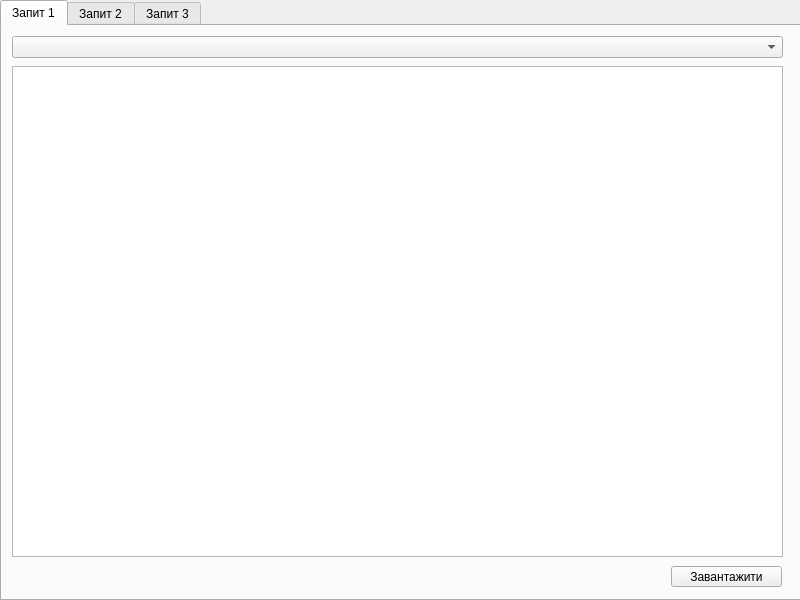
<?xml version="1.0" encoding="UTF-8"?>
<ui version="4.0">
 <class>MainWindow</class>
 <widget class="QMainWindow" name="MainWindow">
  <property name="geometry">
   <rect>
    <x>0</x>
    <y>0</y>
    <width>800</width>
    <height>600</height>
   </rect>
  </property>
  <property name="windowTitle">
   <string>MainWindow</string>
  </property>
  <widget class="QWidget" name="centralwidget">
   <widget class="QTabWidget" name="tabWidget">
    <property name="geometry">
     <rect>
      <x>0</x>
      <y>0</y>
      <width>801</width>
      <height>601</height>
     </rect>
    </property>
    <property name="currentIndex">
     <number>0</number>
    </property>
    <widget class="QWidget" name="tab1">
     <attribute name="title">
      <string>Запит 1</string>
     </attribute>
     <widget class="QComboBox" name="comboBox">
      <property name="geometry">
       <rect>
        <x>10</x>
        <y>10</y>
        <width>771</width>
        <height>22</height>
       </rect>
      </property>
     </widget>
     <widget class="QTableView" name="tableView">
      <property name="geometry">
       <rect>
        <x>10</x>
        <y>40</y>
        <width>771</width>
        <height>491</height>
       </rect>
      </property>
      <property name="sortingEnabled">
       <bool>true</bool>
      </property>
     </widget>
     <widget class="QPushButton" name="pushButton">
      <property name="geometry">
       <rect>
        <x>669</x>
        <y>540</y>
        <width>111</width>
        <height>21</height>
       </rect>
      </property>
      <property name="text">
       <string>Завантажити</string>
      </property>
     </widget>
    </widget>
    <widget class="QWidget" name="tab2">
     <attribute name="title">
      <string>Запит 2</string>
     </attribute>
     <widget class="QTableView" name="tableView_2">
      <property name="geometry">
       <rect>
        <x>10</x>
        <y>40</y>
        <width>771</width>
        <height>491</height>
       </rect>
      </property>
     </widget>
     <widget class="QPushButton" name="pushButton_2">
      <property name="geometry">
       <rect>
        <x>669</x>
        <y>540</y>
        <width>111</width>
        <height>21</height>
       </rect>
      </property>
      <property name="text">
       <string>Завантажити</string>
      </property>
     </widget>
     <widget class="QComboBox" name="comboBox_2">
      <property name="geometry">
       <rect>
        <x>10</x>
        <y>10</y>
        <width>771</width>
        <height>22</height>
       </rect>
      </property>
     </widget>
    </widget>
    <widget class="QWidget" name="tab3">
     <property name="whatsThis">
      <string>&lt;html&gt;&lt;head/&gt;&lt;body&gt;&lt;p&gt;&lt;br/&gt;&lt;/p&gt;&lt;/body&gt;&lt;/html&gt;</string>
     </property>
     <attribute name="title">
      <string>Запит 3</string>
     </attribute>
     <widget class="QTableView" name="tableView_3">
      <property name="geometry">
       <rect>
        <x>10</x>
        <y>40</y>
        <width>771</width>
        <height>491</height>
       </rect>
      </property>
     </widget>
     <widget class="QPushButton" name="pushButton_3">
      <property name="geometry">
       <rect>
        <x>669</x>
        <y>540</y>
        <width>111</width>
        <height>21</height>
       </rect>
      </property>
      <property name="text">
       <string>Завантажити</string>
      </property>
     </widget>
     <widget class="QComboBox" name="comboBox_3">
      <property name="geometry">
       <rect>
        <x>10</x>
        <y>10</y>
        <width>771</width>
        <height>22</height>
       </rect>
      </property>
     </widget>
    </widget>
   </widget>
  </widget>
 </widget>
 <resources/>
 <connections/>
</ui>
